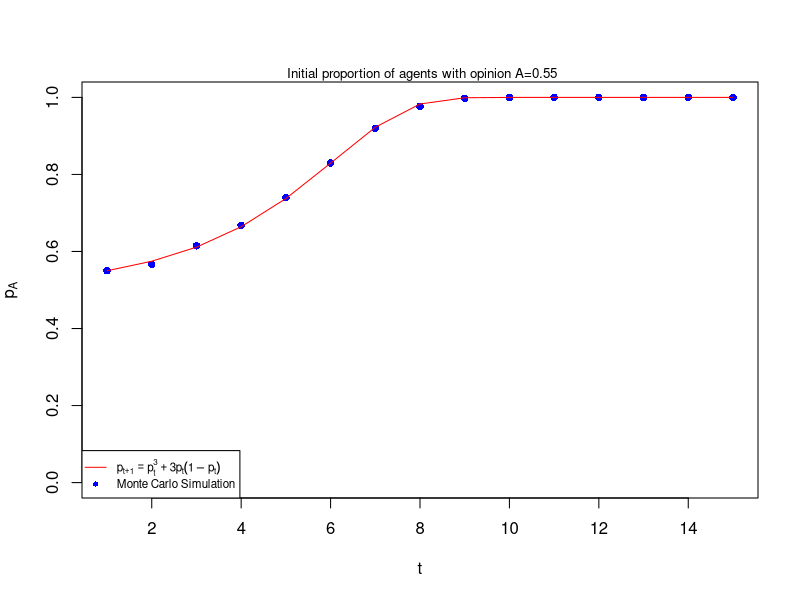

Recreate this plot in R.
##******************************************************************##
# Monte Carlo Simulation of the Galam Majority Model in a simple way
# obs:  agents are chosen sequentially
# Galam, Serge. "Sociophysics: a review of Galam models." 
# International Journal of Modern Physics C 19.03 (2008): 409-440.
##******************************************************************##

# Main rule: Iif there is a local majority (2 × 1) in favor of
# one of the two possible opinions, the individual with minority opinion
# will follow the local majority.

nao     = 550  # number of initial A
nbo     = 450  # number of initial B

tmax    = 15   # number of time steps 
nsims   = 5    # number of independent simulations

N       = nao+nbo

ids     = 1:N

out.A.num = matrix(0,nrow=tmax, ncol=nsims)
out.B.num = matrix(0,nrow=tmax, ncol=nsims)


for (simu in 1:nsims) {
  
  # initialization
  A.num  = c(nao)
  B.num  = c(nbo)
    
  opi  = c( rep(1, A.num), rep(-1, B.num) )
  opi2 = opi
  
  for (t in 2:tmax) {
    
    for (node in 1:N ) 
    { # one MC Step over the FULL network  
            
      if( opi[ node ] == 1 ) # if node A has opinion +1
      {
        B.den = B.num[t-1]/N
        Cab    = B.den*B.den 
        if( runif(1) <= Cab ) 
        {
          opi2[ node ] = -1
        }
      }
      else
        if( opi[ node ] == -1 ) 
        {
          A.den = A.num[t-1]/N
          Cba = A.den*A.den
          if( runif(1) <= Cba ) 
          {
            opi2[ node ] = +1  
          }      
        }
    } # end of one MC step
    
    opi = opi2              # simultaneous-parallel updating
    
    # Opi of all nodes
    A.num[t] = sum(opi  == +1)
    B.num[t] = sum(opi  == -1)    
  }
  
  # save the results for each configuration(simulation, simu)
  out.A.num[, simu] = A.num
  out.B.num[, simu] = B.num
  cat(simu, " ")
}


###***************** Plot  I ********************#####
A.mean = apply(out.A.num, 1, mean)/N
plot(1:tmax, A.mean,xlim=c(1,tmax), ylim=c(0,1),pch=16,
     ylab=expression(p[A]), xlab="t", type="p", col="blue" )

######**********   interactive map *******************##
p = c( nao/N )

for( t in 2:tmax){
  p[t] = p[t-1]*p[t-1]*p[t-1] + 3*p[t-1]*p[t-1]*(1-p[t-1])
}


###***************** Plot II ********************#####
mtext( sprintf("%s%0.2f", " Initial proportion of agents with opinion A=",p[1] ), 
       side=3, cex=0.8, line=0)

lines(p, col="red", type="l",pch=16)

legend( "bottomleft", 0.95 , cex=0.7, 
        lty = c(1,0), 
        pch = c(NA, 16), 
        col = c( "red","blue"), 
        legend=c( expression(p[t+1]==p[t]^3+3*p[t]*(1-p[t])) ,expression( "Monte Carlo Simulation" ) ) )

